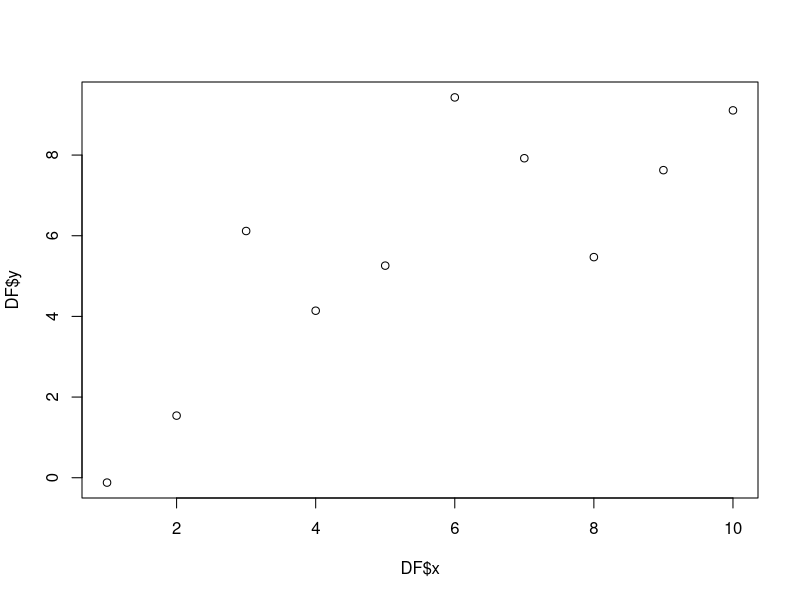
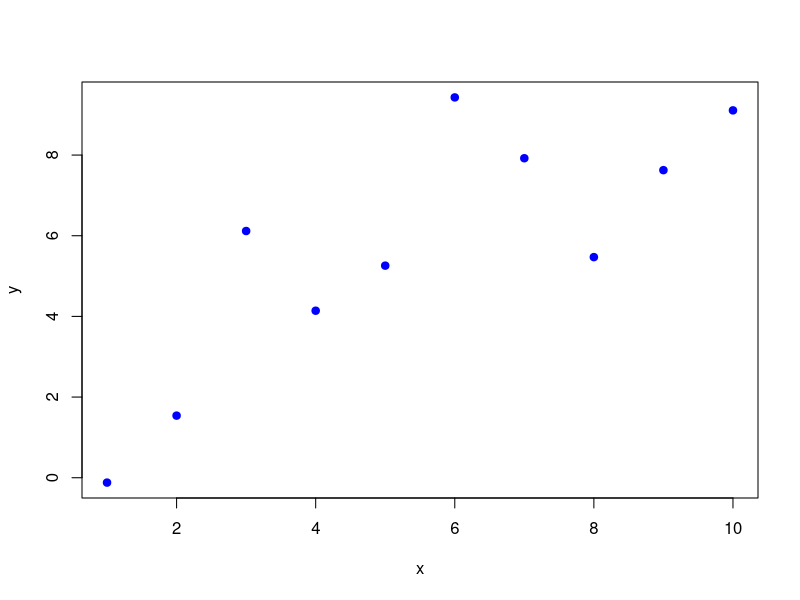
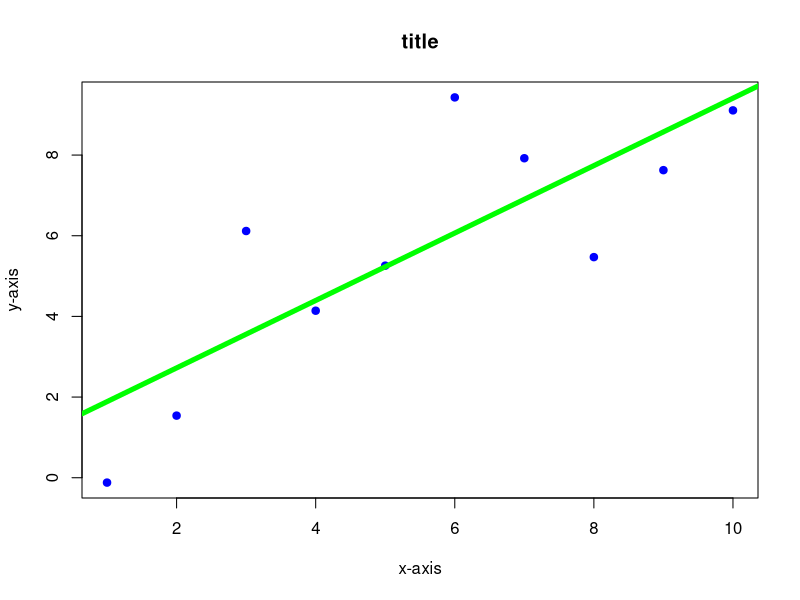
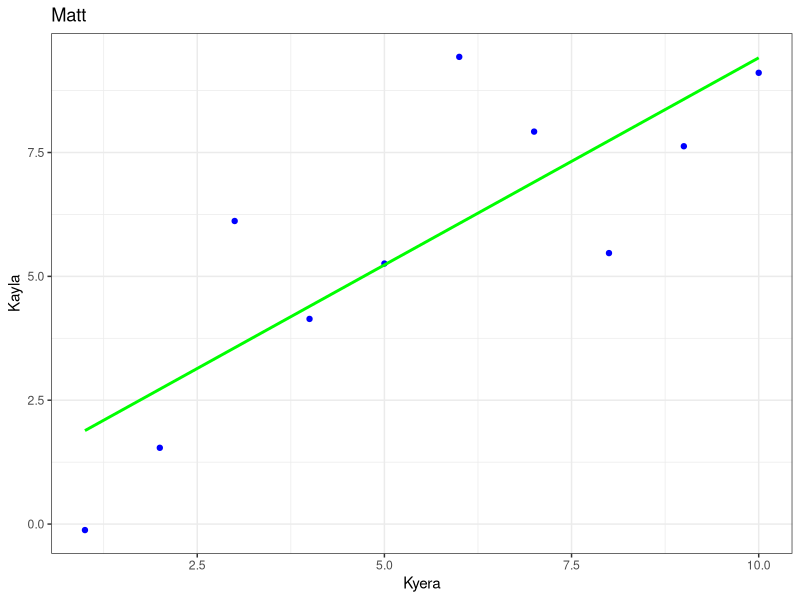

Write the R code that produced these figures, in order.
# vector 1-10
x <- 1:10

set.seed(123)

y <- x + rnorm(10,0,2)
y

#creates a data frame with x and y values
DF <- data.frame(x=x, y=y)
rm("x","y")
DF

plot(DF$x, DF$y)
plot(y~x, data = DF, col = "blue", pch = 19)

plot(y~x, data = DF, col = "blue", pch = 19, xlab = "x-axis", ylab = "y-axis", main = "title")

mod <- lm(y ~ x, DF)
mod

abline(mod, col = "green", lwd = 5)

library(tidyverse)

ggplot(DF, aes(x, y)) +
  geom_point(color = "blue") +
  geom_smooth(method = "lm", formula = y~x, se = FALSE, color = "green") +
  labs(x = "Kyera", y = "Kayla", title = "Matt") +
  theme_bw()


1-pnorm(1.333)
choose(10,2)
choose(10,5)
choose(10,3)

dbinom(0,10,0.6)

x <- 0:10
px <- dbinom(x,10,.6)
EX <- sum(x * px)
EX
